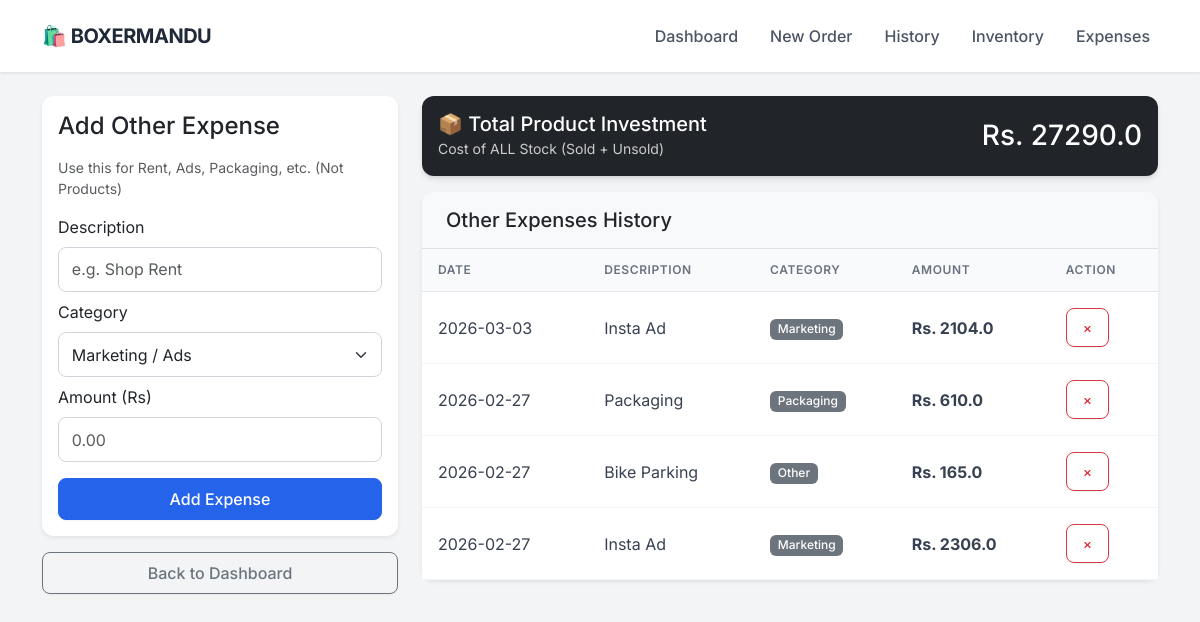
/expenses, run on the app's committed database.
### app.py (models this page shows)
class Expense(db.Model):
    id = db.Column(db.Integer, primary_key=True)
    description = db.Column(db.String(100), nullable=False)
    category = db.Column(db.String(50), nullable=False) # e.g. Rent, Marketing, Packaging
    amount = db.Column(db.Float, nullable=False)
    date = db.Column(db.DateTime, default=datetime.utcnow)

### app.py (the view, shortened to what this page needs)
@app.route('/expenses', methods=['GET', 'POST'])
def expenses():
    all_expenses = Expense.query.order_by(Expense.date.desc()).all()
    inventory_value = 0
    products = Product.query.all()
    for p in products:
        inventory_value += (p.stock * p.cost_price)
    sold_cost = 0
    order_items = OrderItem.query.all()
    for item in order_items:
        product = Product.query.get(item.product_id)
        if product:
            sold_cost += (item.quantity * product.cost_price)
    total_product_expense = inventory_value + sold_cost
    return render_template('expenses.html',
                           expenses=all_expenses,
                           product_expense=total_product_expense)

### templates/expenses.html (shortened to what this page needs)
{% extends "layout.html" %}
{% block content %}
<div class="row">
    <div class="col-md-4">
        <div class="card p-3 mb-3 shadow-sm">
            <h4 class="mb-3">Add Other Expense</h4>
            <p class="text-muted small">Use this for Rent, Ads, Packaging, etc. (Not Products)</p>
            <form method="POST">
                <label class="form-label">Description</label>
                <input type="text" name="description" class="form-control mb-2" placeholder="e.g. Shop Rent" required>
                <label class="form-label">Category</label>
                <select name="category" class="form-select mb-2">
                    <option value="Marketing">Marketing / Ads</option>
                </select>
                <label class="form-label">Amount (Rs)</label>
                <input type="number" name="amount" step="0.01" class="form-control mb-3" placeholder="0.00" required>
                <button type="submit" class="btn btn-primary w-100">Add Expense</button>
            </form>
        </div>
        <a href="/" class="btn btn-outline-secondary w-100">Back to Dashboard</a>
    </div>
    <div class="col-md-8">
        <div class="card text-white bg-dark mb-3">
            <div class="card-body d-flex justify-content-between align-items-center">
                <div>
                    <h5 class="mb-0">📦 Total Product Investment</h5>
                    <small style="color: #ccc;">Cost of ALL Stock (Sold + Unsold)</small>
                </div>
                <h3 class="mb-0">Rs. {{ product_expense }}</h3>
            </div>
        </div>
        <div class="card shadow-sm">
            <div class="card-header bg-light border-bottom">
                <h5 class="mb-0">Other Expenses History</h5>
            </div>
            <div class="table-responsive">
                <table class="table table-hover mb-0 align-middle">
                    <thead class="table-light">
                        <tr>
                            <th>Date</th>
                            <th>Description</th>
                            <th>Category</th>
                            <th>Amount</th>
                            <th>Action</th>
                        </tr>
                    </thead>
                    <tbody>
                        {% for exp in expenses %}
                        <tr>
                            <td>{{ exp.date.strftime('%Y-%m-%d') }}</td>
                            <td>{{ exp.description }}</td>
                            <td><span class="badge bg-secondary">{{ exp.category }}</span></td>
                            <td class="fw-bold">Rs. {{ exp.amount }}</td>
                            <td>
                                <a href="/delete_expense/{{ exp.id }}" class="btn btn-sm btn-outline-danger" onclick="return confirm('Delete this expense?')">×</a>
                            </td>
                        </tr>
                        {% else %}
                        <tr>
                            <td colspan="5" class="text-center text-muted py-4">No other expenses added yet.</td>
                        </tr>
                        {% endfor %}
                    </tbody>
                </table>
            </div>
        </div>
    </div>
</div>
{% endblock %}

### templates/layout.html (style rules this page uses)
:root { --primary-color: #2563eb; --bg-color: #f3f4f6; --text-dark: #1f2937; --card-shadow: 0 4px 6px -1px rgba(0, 0, 0, 0.1), 0 2px 4px -1px rgba(0, 0, 0, 0.06); }
body { font-family: 'Inter', sans-serif; background-color: var(--bg-color); color: var(--text-dark); }
.card { border: none; border-radius: 12px; box-shadow: var(--card-shadow); background: #ffffff; transition: transform 0.2s; }
.card-header { background-color: #ffffff; border-bottom: 1px solid #f3f4f6; font-weight: 600; padding: 1rem 1.5rem; border-radius: 12px 12px 0 0 !important; }
.btn { border-radius: 8px; font-weight: 500; padding: 0.5rem 1rem; box-shadow: 0 1px 2px 0 rgba(0, 0, 0, 0.05); }
.btn-primary { background-color: var(--primary-color); border-color: var(--primary-color); }
.table { margin-bottom: 0; }
.table thead th { background-color: #f9fafb; color: #6b7280; font-size: 0.75rem; text-transform: uppercase; letter-spacing: 0.05em; font-weight: 600; border-bottom: 1px solid #e5e7eb; padding: 0.75rem 1rem; }
.table tbody td { padding: 1rem 1rem; vertical-align: middle; color: #374151; border-bottom: 1px solid #f3f4f6; }
.badge { padding: 0.35em 0.65em; font-weight: 500; border-radius: 6px; }
.form-control, .form-select { border-radius: 8px; border: 1px solid #d1d5db; padding: 0.6rem 0.8rem; }

### data on the page
Expense: date "2026-03-03", description "Insta Ad", category "Marketing", amount "2104.0"
Expense: date "2026-02-27", description "Packaging", category "Packaging", amount "610.0"
Expense: date "2026-02-27", description "Bike Parking", category "Other", amount "165.0"
Expense: date "2026-02-27", description "Insta Ad", category "Marketing", amount "2306.0"

### other printed values
{{ product_expense }} "27290.0"
